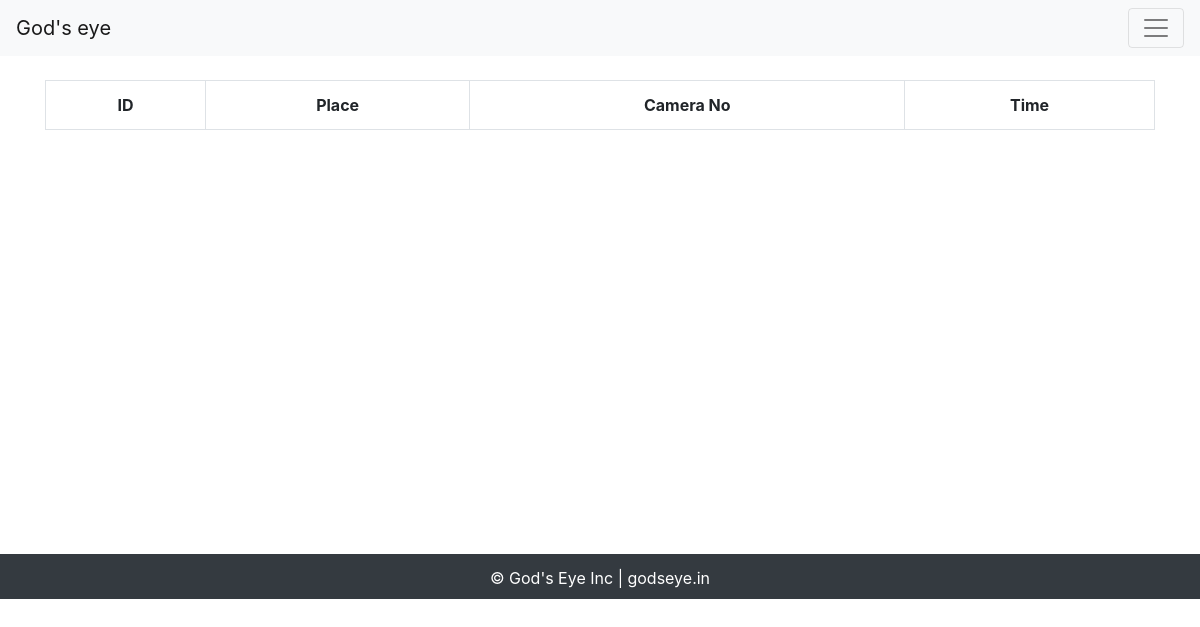
Page /view_online on the earlier database version.
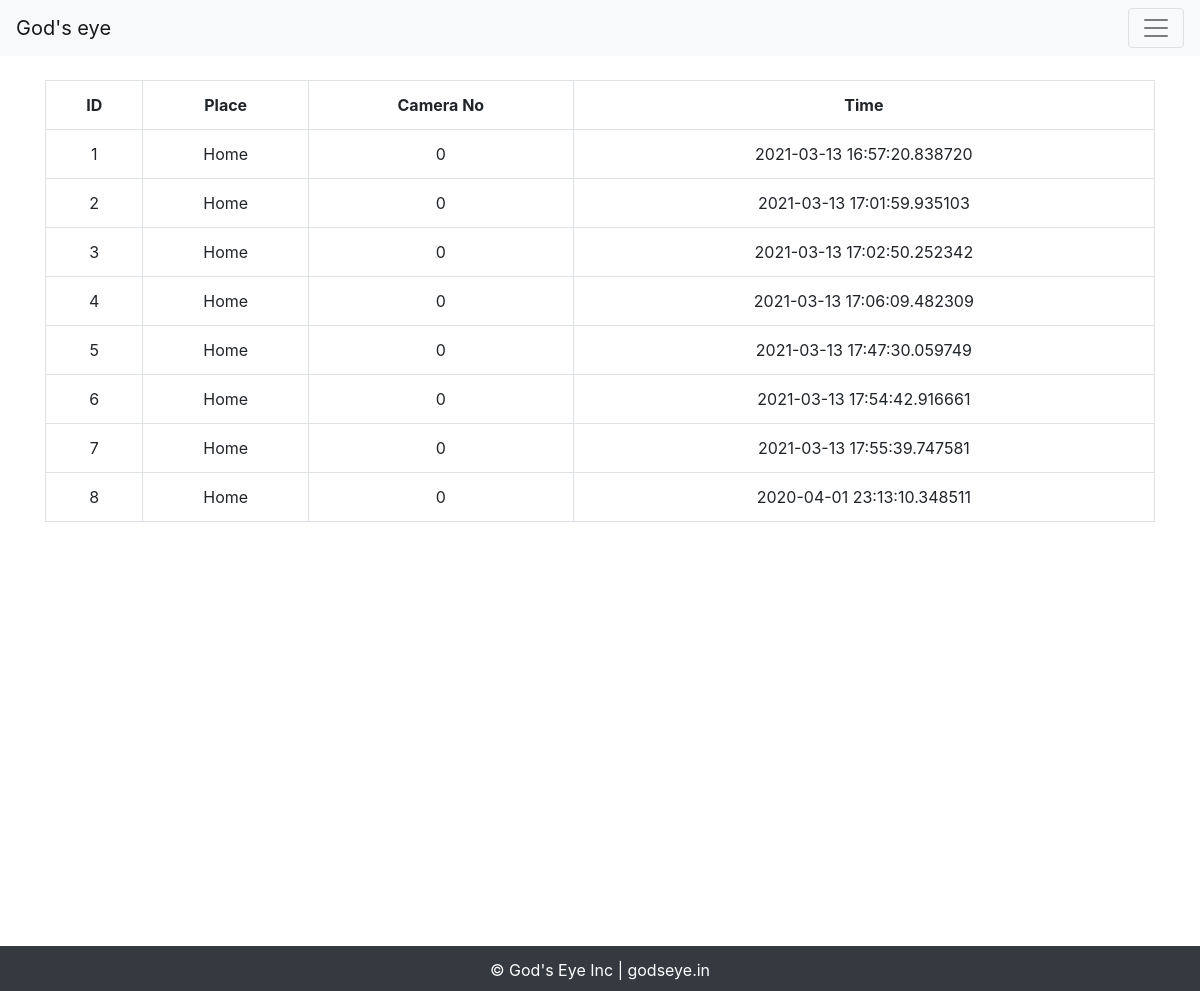
Same page on the later database version.
### server.py (models this page shows)
@dataclass
class Location(db.Model):
    id: int
    uid: str
    cam_no: int
    place: str
    discription: str
    id = db.Column(db.Integer, primary_key=True)
    uid = db.Column(db.String(128))
    cam_no = db.Column(db.Integer)
    place = db.Column(db.String(1000))
    discription = db.Column(db.String(1000))

class OnlineSystems(db.Model):
    id = db.Column(db.Integer, primary_key=True)
    sid = db.Column(db.String(1000))
    time = db.Column(db.DateTime)
    location_id = db.Column(db.Integer, db.ForeignKey(
        'location.id'), nullable=False)

### server.py (the view)
@app.route('/view_online')
def view_online():
    title = "View Online Systems | God's Eye"
    online_system = OnlineSystems.query.all()
    online_dict = []
    for online in online_system:
        loc_dict = {}
        locat = Location.query.get(online.location_id)
        loc_dict["id"] = online.id
        loc_dict["place"] = locat.place
        loc_dict["cam_no"] = locat.cam_no
        loc_dict["time"] = online.time
        online_dict.append(loc_dict)
    return render_template("online_system.html", location=online_dict, title=title)

### templates/online_system.html
{% extends "base.html" %}
{% block content %}
<div class="container my-4">
  <table class="table text-center table-bordered">
      <tr>
          <th>
              ID
          </th>
          <th>
              Place
          </th>
          <th>
              Camera No
          </th>
          <th>
              Time
          </th>
      </tr>
      {% for locat in location %}
      <tr>
          <td>
              {{ locat.id }}
          </td>
          <td>
              {{ locat.place }}
          </td>
          <td>
              {{ locat.cam_no }}
          </td>
          <td>
              {{ locat.time }}
          </td>
      </tr>
      {% endfor %}
  </table>
</div>
{% endblock %}

### templates/base.html (shortened to what this page needs)
<!DOCTYPE html>
<html lang="en">
<head>
    <link rel="stylesheet" href="https://stackpath.bootstrapcdn.com/bootstrap/4.1.3/css/bootstrap.min.css"
>
</head>
<body>
    <nav class="navbar navbar-light bg-light justify-content-between">
        <a class="navbar-brand" href="/">God's eye</a>
        <button class="navbar-toggler" type="button" data-toggle="collapse" data-target="#navbarNav" aria-controls="navbarNav" aria-expanded="false" aria-label="Toggle navigation">
          <span class="navbar-toggler-icon"></span>
        </button>
    </nav>
    {% block content %}
    {% endblock %}
    <div style="height: 400px;">
    </div>
    <div class="footer footer-dark bg-dark" style="height:45px;">
        <div style="height: 12px;">
        </div>
        <div class="container text-center" style="color: white;">
            &copy; God's Eye Inc | godseye.in
        </div>
    </div>
</body>
</html>

Differences in the rows shown:
now on this page (row edited): Location: id "1", place "Home", cam_no "0", time "2021-03-13 16:57:20.838720", id "2", time "2021-03-13 17:01:59.935103", id "3", time "2021-03-13 17:02:50.252342", id "4", time "2021-03-13 17:06:09.482309", id "5", time "2021-03-13 17:47:30.059749", id "6", time "2021-03-13 17:54:42.916661", id "7", time "2021-03-13 17:55:39.747581", id "8", time "2020-04-01 23:13:10.348511"
